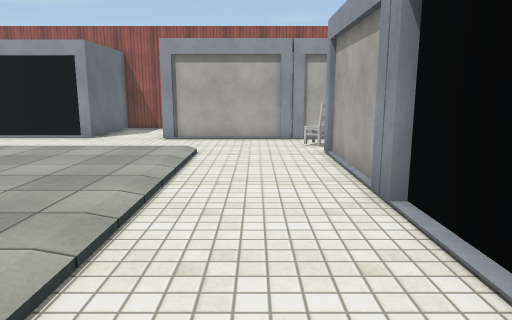
View 1 (above)

24 first-person views from a walk through a Unity game level. The camera is 1.5 m above the floor, tilts 10° down and sees 70° across. The floor is counted in squares, 1 m on a side. Each view is taken from the middle of a square. On the plan, view 1 faces up. The plan holds only what a view shows up to about 16 squares ahead; the rest is blank. Surface patterns are stand-ins for the level's own textures.

View 2
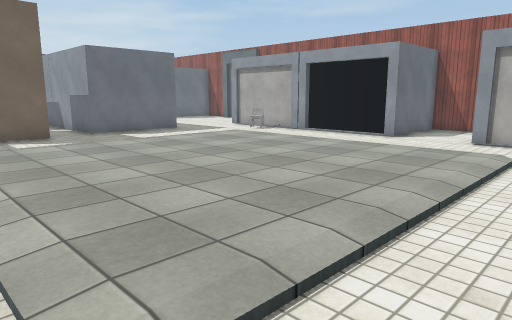

View 3
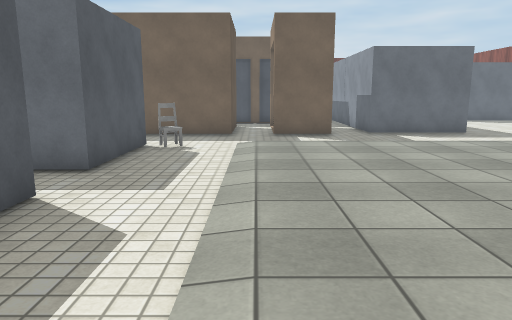

View 4
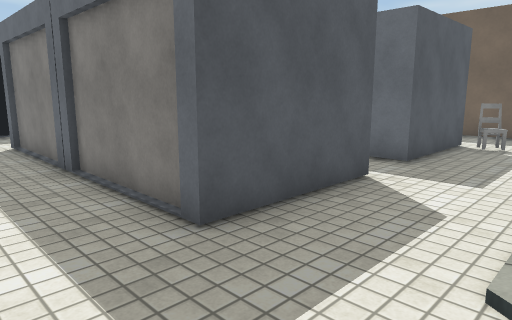

View 5
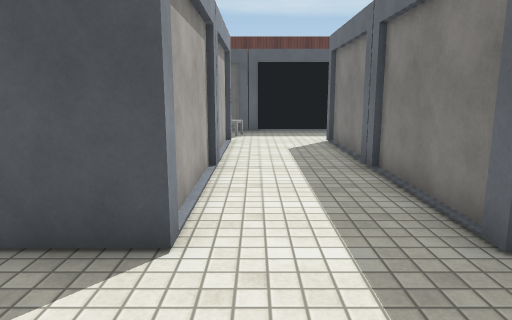

View 6
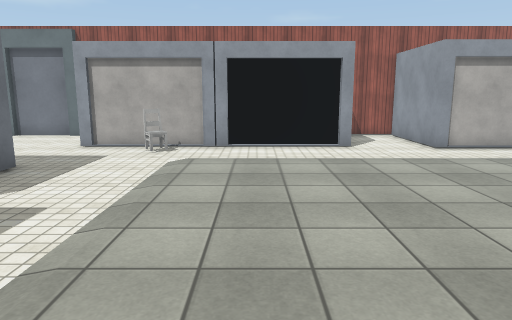

View 7
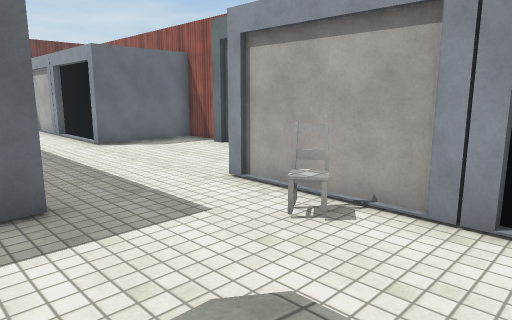

View 8
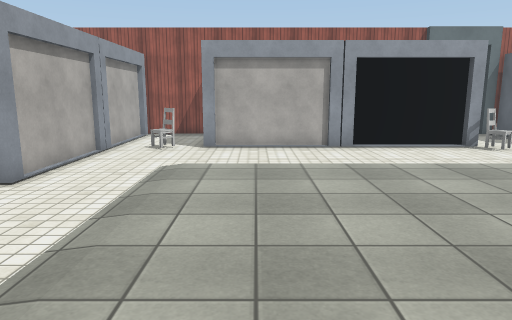

View 9
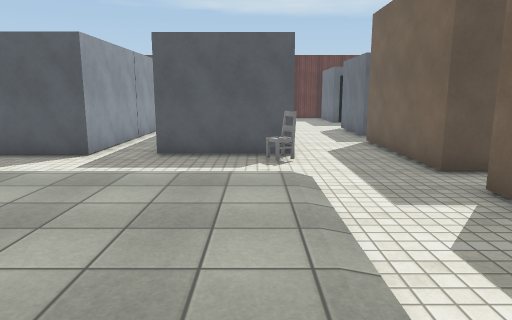

View 10
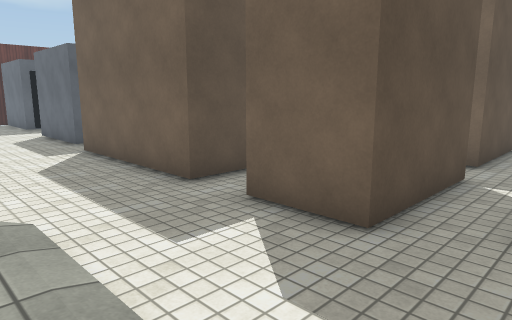

View 11
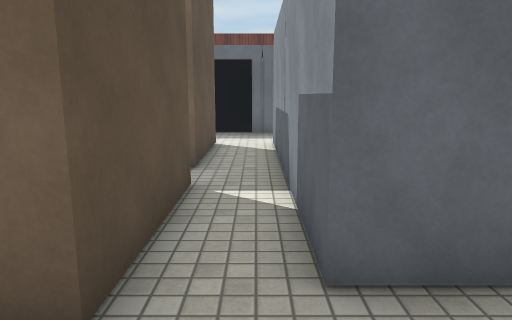

View 12
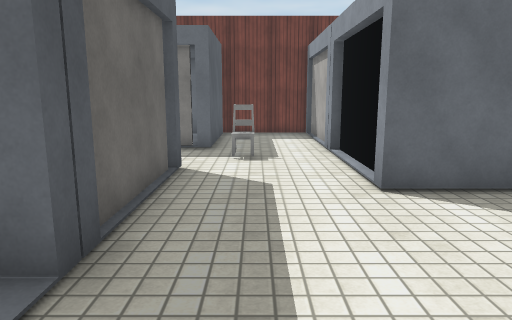

View 13
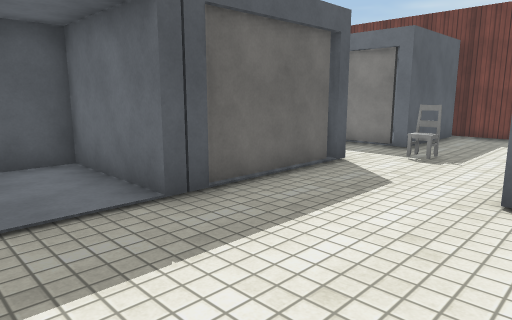

View 14
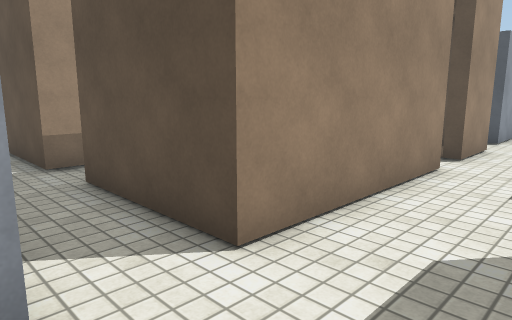

View 15
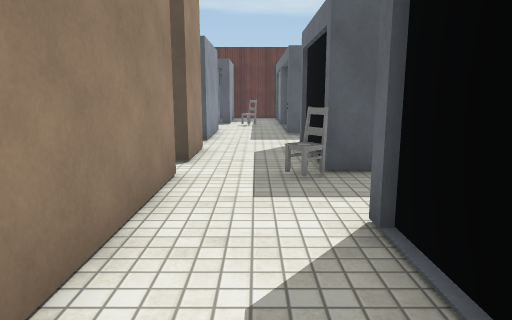

View 16
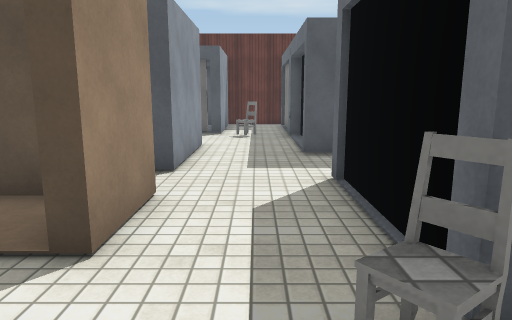

View 17
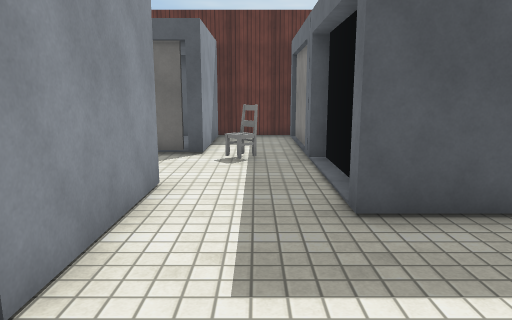

View 18
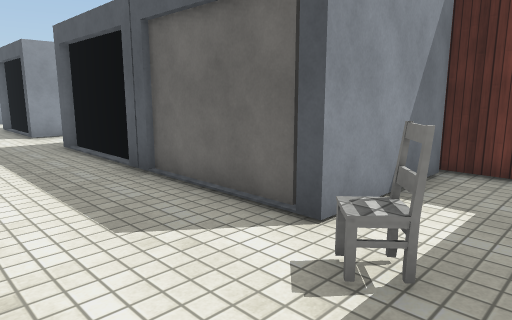

View 19
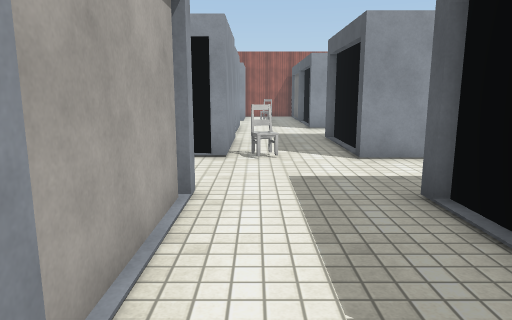

View 20
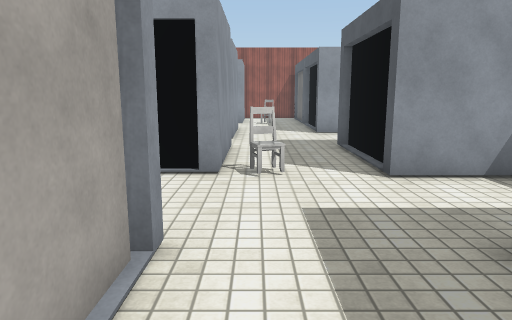

View 21
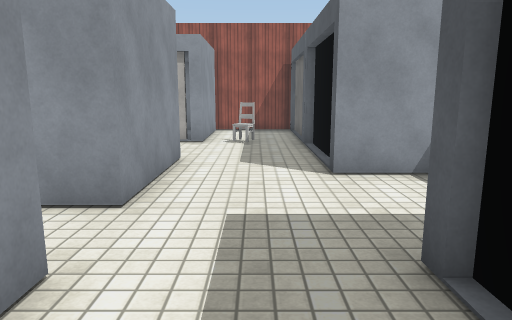

View 22
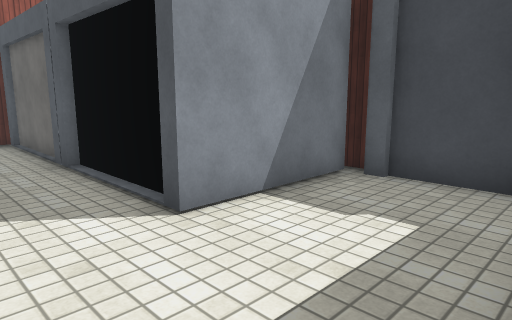

View 23
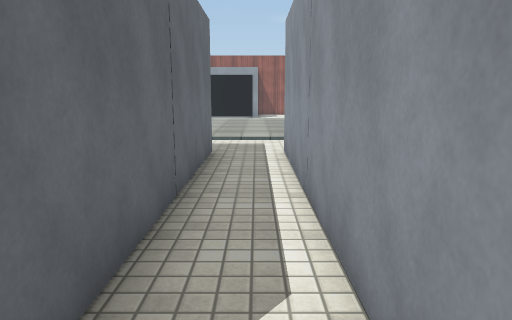

View 24
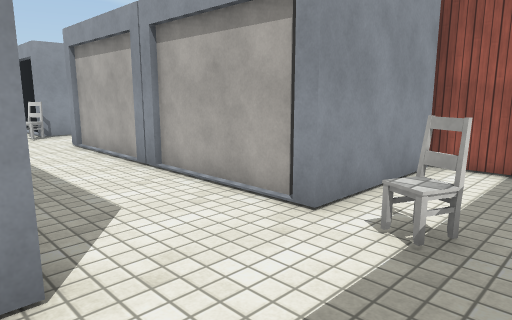

### Floor plan
Key: @ floor where view 1 was taken; # wall or solid block; x gap in a wall; . main floor; : floor 0.25 m higher than the main floor; / step, stairs or slope; O other object.
Columns run from 31 left of view 1 to 6 right of it. Each row starts with its distance up from view 1.
 17          ######          ####
 16          #......         #..#
 15          #......         #..#
 14          #......         #..#
 13 ##########......##########..##########
 12 #..................O.................#
 11 #.....O..........................O...#
 10 #####...............//////////...#   #
  9 #   #...#####.. #.../:::::::::...#
  8     #.      #.. #.../:::::::::...#
  7     #       #.. #.../:::::::::...#
  6     #.  #########.../:::::::::...#
  5     #.............../:::::::::...#
  4     #...####.#####../:::::::::...#
  3     #...#  #.#   #../:::::::::...#
  2     #...#       .#../:::::::::...#
  1     #...#      ...../:::::::::...##
  0     ....#      ###.............@O..
 -1     ....#        #..O................
 -2     #O..#        #..O###..####...#####
 -3     #...x.       #..   ##.#  #...#   #
 -4     #...#.       #..    #.#  #...#
 -5     #...###      #..    #.#  #...#
 -6     #....        ...    #.#  #...#
 -7     ....#       #...    #.#  #...#
 -8    .....#       #...    #.#  #...#
 -9    .....#       #..     #.#  #...#
-10    ##...#       #...#   #.#  #...#   #
-11     #...#   #####...#####.####...#####
-12     #...............O............O...#
-13     #.O..........................O...#
-14     ##OO ............................#
-15      #.##########...#####...##########
-16      #.#          ..#    ...#
-17      #.#           .#    ...#
-18      #.###               ...#
-19      ####                ####

Positions as (right, up) in squares from view 1, and headings:
1: (0, 0), facing up
2: (0, 0), facing up-left
3: (0, 1), facing left
4: (1, 1), facing down-left
5: (1, 1), facing down
6: (-9, 1), facing up
7: (-9, 8), facing up-left
8: (-10, 8), facing right
9: (-10, 8), facing down
10: (-10, 6), facing down-left
11: (-12, 5), facing left
12: (-16, 11), facing left
13: (-16, 14), facing down-left
14: (-26, 6), facing down-right
15: (-25, 5), facing down
16: (-25, 0), facing down
17: (-25, -5), facing down
18: (-26, -11), facing down-right
19: (-20, -12), facing right
20: (-18, -12), facing right
21: (-10, -13), facing right
22: (-7, -12), facing down-right
23: (-6, -12), facing up
24: (-2, -14), facing up-right
